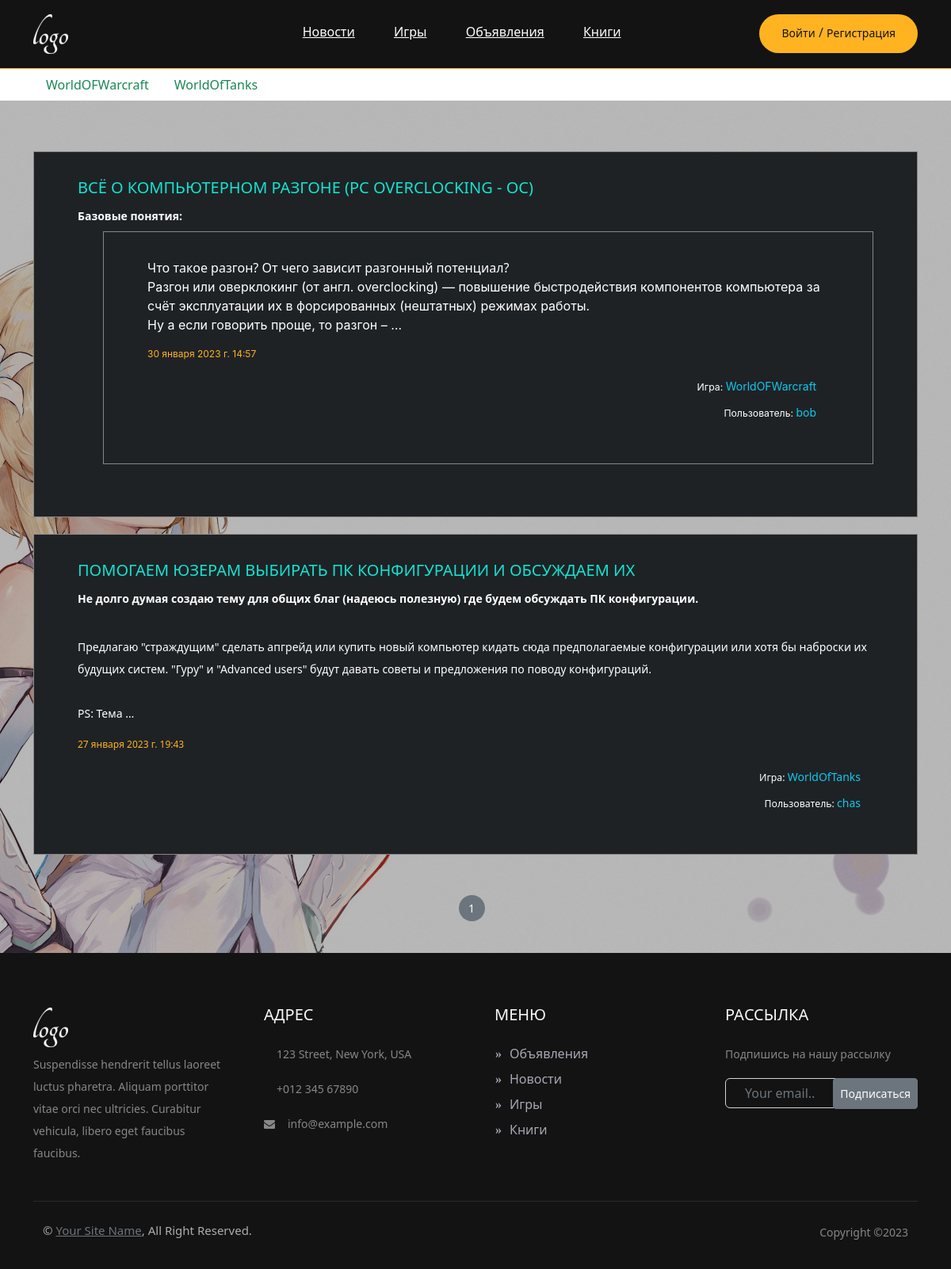
/ads/, run on the app's committed database.
### Ads/models.py (models this page shows, shortened)
class Game(models.Model):
    name = models.CharField("Игра", max_length=225)
    def __str__(self):
        return f'{self.name}'
    class Meta:
        verbose_name ='Игра'
        verbose_name_plural = 'Игры'

class Ad(models.Model):
    header = models.CharField("Заголовок",max_length=225)
    content_upload = RichTextUploadingField("Текстовое поле",blank=True,null=True)
    datetime = models.DateTimeField("Дата и время",auto_now_add=True)
    user = models.ForeignKey(Users,on_delete=models.CASCADE,verbose_name="Пользователь")
    category = models.ForeignKey('Category', on_delete=models.CASCADE,verbose_name="Категория")
    game =models.ForeignKey('Game',on_delete=models.CASCADE, verbose_name="Игра")
    class Meta:
        verbose_name = "Объявление"
        verbose_name_plural = "Объявления"

### Main/models.py (models this page shows)
class Users(models.Model):
    user = models.ForeignKey(User,on_delete=models.CASCADE, verbose_name="Пользователь")
    def __str__(self): # Метод возвращает строковое представление объекта
        return f'{self.user}'
    class Meta:
        verbose_name = 'Пользователь'
        verbose_name_plural = 'Пользователи'

### Ads/views.py (the view)
# urls.py: path('',AdsListView.as_view(),name='ads'),
class AdsListView(ListView):
    model = Ad
    template_name = "ads/ads.html"
    context_object_name = 'ads'
    queryset = Ad.objects.all().order_by('-id')
    ordering = ['-id']
    paginate_by = 3
    def get_context_data(self,**kwargs): # возвращает контекстные данные для отображения объекта
        context = super().get_context_data(**kwargs)
        context['games'] = Game.objects.all()
        context['form'] = AdForm
        """Комментарии к своим объявлениям"""
        for comment in Comment.objects.all():
            if comment.user.user == self.request.user and comment.user.user == comment.ad.user.user:
                comment.active = True
                comment.save()
        return context

### Main/forms.py
class ContactForm(ModelForm):
    class Meta:
        model = Contact
        fields = ("email",)
        widgets = {
            'email': forms.EmailInput(attrs={"class":"form-control bg-transparent text-white w-100 py-3 ps-4 pe-5","placeholder": "Your email.."})
            }
        labels ={"email":""}

### Main/templatetags/contact_tags.py (called while the page is built)
@register.inclusion_tag('main/tags/form.html')
def contact_form():
    form = ContactForm
    return {"contact_form": form()}

### templates/ads/ads.html (shortened to what this page needs)
{%  extends 'flatpages/default.html' %}
{% load static %}
{% block content %}
<div class="container">
    <nav class="nav">
        <ul class="nav justify-content-center">
        {% for game in games %}
            <li class="nav-item"><a class="nav-link link-success" href="{% url 'game' game.id %}">{{game}}</a> </li>
        {% endfor %}
        </ul>
    </nav>
</div>
<section class="page-section community-page set-bg" data-setbg="{% static 'img/picture.jpg' %}">
<div class="community-warp spad">
<div class="container">
    <div class="btn-ad d-md-flex justify-content-md-end pb-4">
    </div>
{% for ad in ads %}
<ul class="community-post-list">
    <li>
        <div class="community-post">
            <div class="post-content">
                <h5>{{ ad.header }}</h5>
                <p>{{ ad.content_upload|safe|truncatewords:50 }}</p>
                <div class="post-date mt-3">{{ ad.datetime }}</div>
                <p class="text-end pe-3" style="color: #0dcaf0;"><small class="text-white">Игра: </small> {{ ad.game }}</p>
                <p class="text-end pe-3" style="color: #0dcaf0"><small class="text-white">Пользователь: </small>{{ ad.user }}</p>
            </div>
        </div>
    </li>
 </ul>
 {% endfor %}
 <div class="site-pagination sp-style-2">
      {% for num in page_obj.paginator.page_range %}
        {% if page_obj.number == num %}
            <a>{{ num }}</a>
        {% elif num > page_obj.number|add:'-3' and num < page_obj.number|add:'3' %}
        <a href="?page={{ num }}">{{ num }}</a>
        {% endif %}
      {% endfor %}
 </div>
</div>
</div>
</section>
{% endblock content %}

### static/css/style.css (style rules this page uses)
html, body { height: 100%; font-family: 'Roboto', sans-serif; -webkit-font-smoothing: antialiased; }
h1, h2, h3, h4, h5, h6 { margin: 0; font-weight: 500; color: #131313; }
h5 { font-size: 20px; text-transform: uppercase; }
p { font-size: 14px; color: #878787; line-height: 2; }
ul, ol { padding: 0; margin: 0; }
.set-bg { background-repeat: no-repeat; background-size: cover; background-position: top center; }
.spad { padding-top: 40px; padding-bottom: 40px; }
.site-pagination { text-align: center; padding-top: 30px; margin: 0; color: #fff; }
.site-pagination a, .site-pagination span { width: 33px; height: 33px; font-size: 14px; font-weight: 500; padding-top: 6px; text-align: center; display: inline-block; color: #fff; border-radius: 50%; margin-right: 10px; text-decoration: none; }
.sp-style-2 a, .sp-style-2 .link, .sp-style-2 span { background-color: #6c757d; border-color:#6c757d; }
.community-warp { max-width: 1367px; margin: 0 auto; background: rgba(0, 0, 0, 0.28); }
.community-post-list { list-style: none; padding-left: 0px; }
.community-post-list li { padding: 33px 55px 45px; margin-bottom: 21px; overflow: hidden; border: 1px solid #878787; background: #1f2225; }
.community-post-list .community-post .post-content h5 { font-size: 20px; color: #12e4d2; font-weight: 400; margin-bottom: 10px; }
.community-post-list .community-post .post-content p { color: #fff; margin-bottom: 5px; }
.community-post-list .community-post .post-content .post-date { font-size: 12px; color: #ffb320; margin-bottom: 18px; }
@media (min-width: 1200px) { .container { max-width: 1176px; } }

### data on the page
Game: name "WorldOFWarcraft"
Game: name "WorldOfTanks"
Ad: header "ВСЁ О КОМПЬЮТЕРНОМ РАЗГОНЕ (PC OVERCLOCKING - OC)", content_upload "Базовые понятия: Что такое разгон? От чего зависит разгонный потенциал? Разгон или оверклокинг (от англ. overclocking) — повышение быстродействия компонентов компьютера за счёт эксплуатации их в форсированных (нештатных) режимах работы. Ну а если говорить проще, то разгон – …", datetime "30 января 2023 г. 14:57", game "WorldOFWarcraft", user "bob"
Ad: header "ПОМОГАЕМ ЮЗЕРАМ ВЫБИРАТЬ ПК КОНФИГУРАЦИИ И ОБСУЖДАЕМ ИХ", content_upload "Не долго думая создаю тему для общих благ (надеюсь полезную) где будем обсуждать ПК конфигурации. Предлагаю \"страждущим\" сделать апгрейд или купить новый компьютер кидать сюда предполагаемые конфигурации или хотя бы наброски их будущих систем. \"Гуру\" и \"Аdvanced users\" будут давать советы и предложения по поводу конфигураций. PS: Тема …", datetime "27 января 2023 г. 19:43", game "WorldOfTanks", user "chas"

### other printed values
{{ num }} "1"
